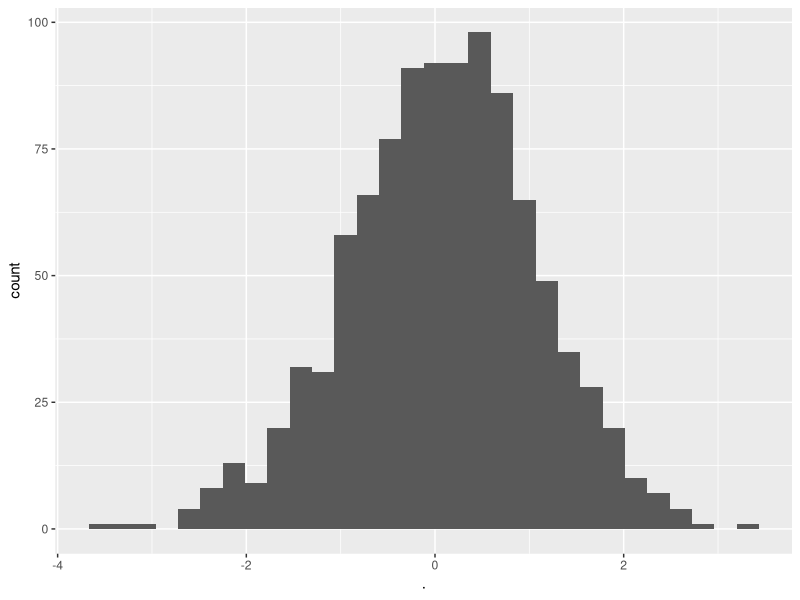

Write the R code that produced this figure.
library(ggplot2)
library(magrittr)

x <- rnorm(1000)
x %>% as.data.frame() %>% 
  ggplot(., aes(x=.)) + geom_histogram()
